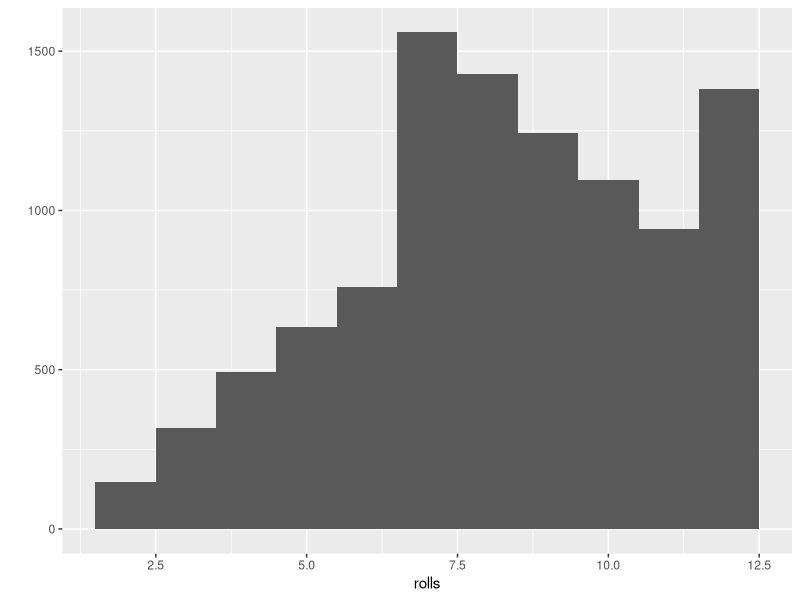

Generate this figure with R:
die_prob = c(0.125, 0.125, 0.125, 0.125, 0.125, 0.375)

roll <- function() {
  die<-1:6
  dice<-sample(x = die, size = 2, replace = TRUE, prob = die_prob)
  sum(dice)
}

roll2 <- function(bones = 1:6) {
  dice <- sample(bones, size = 2, replace = TRUE)
  sum(dice)
}

library(ggplot2)

rolls <- replicate(10000, roll())
qplot(rolls, binwidth=1)